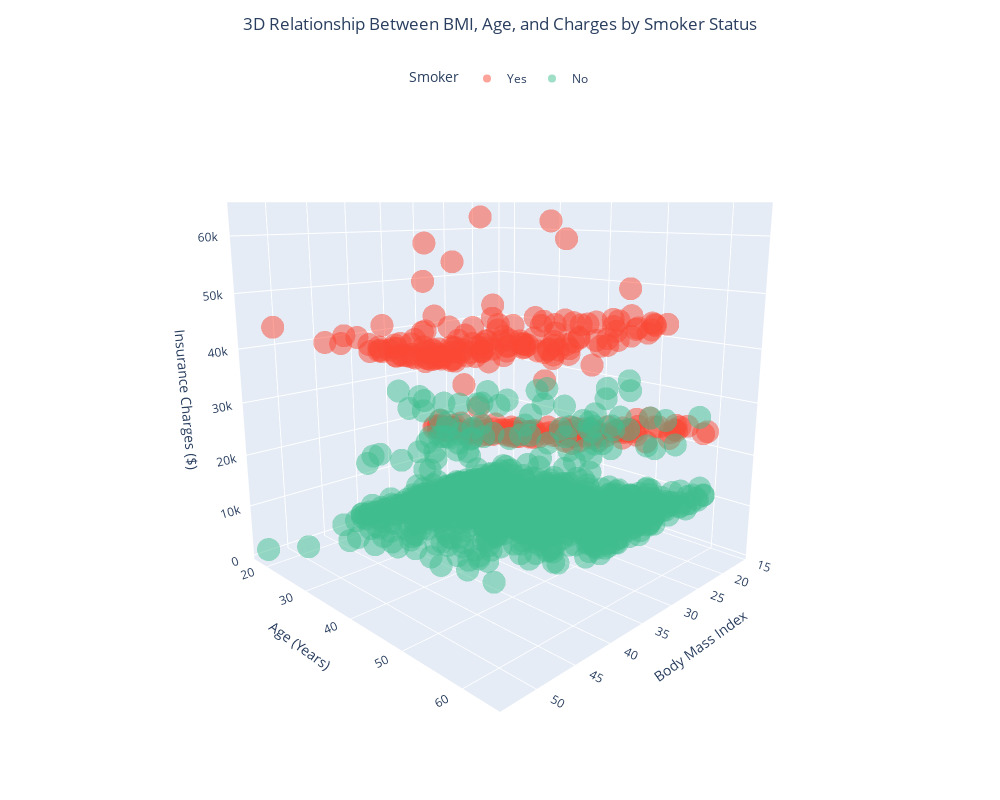

Source (notebook cell):
### Markdown cell above
The first scatter chart above deonstrates that a higher BMI for smokers has a dramatic impact on the charges, where as non-smokers it has much less of an effect.

The second chart shows that age has a gradual increase in charges that is generally consistent for both smoker and non-smokers.

---

## 3D look at BMI, Age and Charges

Create a 3D interactive scatter chart that shows BMI, Age and Charges with colour for the smokers

### Code cell
# Create a 3D scatter plot using Plotly Express
fig = px.scatter_3d(
    insurance,
    x="BMI", y="Age", z="Charges",
    color="Smoker",
    opacity=0.5,
    color_discrete_map={"Yes": "#FA4835", "No": "#40BD8F"},
)

fig.update_layout(
    # increase the default figure size
    width=1000, 
    height=800,

    # Set axis titles
    scene=dict(
        xaxis_title='Body Mass Index',
        yaxis_title='Age (Years)',
        zaxis_title='Insurance Charges ($)'
    ),

    # Add overall title and center it
    title=dict(
        text='3D Relationship Between BMI, Age, and Charges by Smoker Status',
        x=0.5, 
        xanchor='center'
    ),

    # Customise legend and position it below the title
    legend=dict(
        title='Smoker',
        orientation='h',  
        yanchor='bottom',
        y=0.95, 
        xanchor='center',
        x=0.5,
        bgcolor='rgba(0,0,0,0)', 
    ),

    # Adjust the default camera for a better initial view
    scene_camera=dict(
        eye=dict(x=1.5, y=1.5, z=0.5) 
    )
)

# Save figure as an image and an interactive html file and show
fig.write_image('../charts/3d_scatter_bmi_age_charges.png')
fig.write_html('../charts/3d_scatter_bmi_age_charges.html')
fig.show()

### Figure 1 — Plotly figure (JSON) as saved in the notebook; plotly's stock layout.template omitted (floating-point values rounded to 4 significant figures; data arrays with more than 128 entries replaced by an {"elided": "..."} marker saying what was removed)
{"data": [{"hovertemplate": "Smoker=Yes<br>BMI=%{x}<br>Age=%{y}<br>Charges=%{z}<extra></extra>", "legendgroup": "Yes", "marker": {"color": "#FA4835", "opacity": 0.5, "symbol": "circle"}, "mode": "markers", "name": "Yes", "scene": "scene", "showlegend": true, "type": "scatter3d", "x": {"elided": "274 float values"}, "y": {"elided": "274 int values"}, "z": {"elided": "274 float values"}}, {"hovertemplate": "Smoker=No<br>BMI=%{x}<br>Age=%{y}<br>Charges=%{z}<extra></extra>", "legendgroup": "No", "marker": {"color": "#40BD8F", "opacity": 0.5, "symbol": "circle"}, "mode": "markers", "name": "No", "scene": "scene", "showlegend": true, "type": "scatter3d", "x": {"elided": "1064 float values"}, "y": {"elided": "1064 int values"}, "z": {"elided": "1064 float values"}}], "layout": {"height": 800, "legend": {"bgcolor": "rgba(0,0,0,0)", "orientation": "h", "title": {"text": "Smoker"}, "tracegroupgap": 0, "x": 0.5, "xanchor": "center", "y": 0.95, "yanchor": "bottom"}, "margin": {"t": 60}, "scene": {"camera": {"eye": {"x": 1.5, "y": 1.5, "z": 0.5}}, "domain": {"x": [0, 1], "y": [0, 1]}, "xaxis": {"title": {"text": "Body Mass Index"}}, "yaxis": {"title": {"text": "Age (Years)"}}, "zaxis": {"title": {"text": "Insurance Charges ($)"}}}, "title": {"text": "3D Relationship Between BMI, Age, and Charges by Smoker Status", "x": 0.5, "xanchor": "center"}, "width": 1000}}
